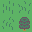

Rendered tile map (Tiled .tmx) drawn with the repository's tilesets; below, a short description and the full map source, tile grids included:
An orthogonal 2x2 tile map with 16x16 px tiles, 2 tile layers (Tile Layer 1, grass), 3 tilesets and 1 object.

<map version="1.5" tiledversion="1.7.2" orientation="orthogonal" renderorder="right-down" width="2" height="2" tilewidth="16" tileheight="16" infinite="0" nextlayerid="4" nextobjectid="2">
 <tileset firstgid="1" source="Tileset.tsx" />
 <tileset firstgid="5" source="AnimTileset.tsx" />
 <tileset firstgid="11" source="tileset4.tsx" />
 <layer id="1" name="Tile Layer 1" width="2" height="2">
  <data encoding="csv">
1,1,
1,1
</data>
 </layer>
 <layer id="2" name="grass" width="2" height="2">
  <data encoding="csv">
8,9,
10,12
</data>
 </layer>
 <objectgroup id="3" name="nice layer">
  <object id="1" gid="9" x="10.875" y="1.375" width="16" height="16" />
 </objectgroup>
</map>
